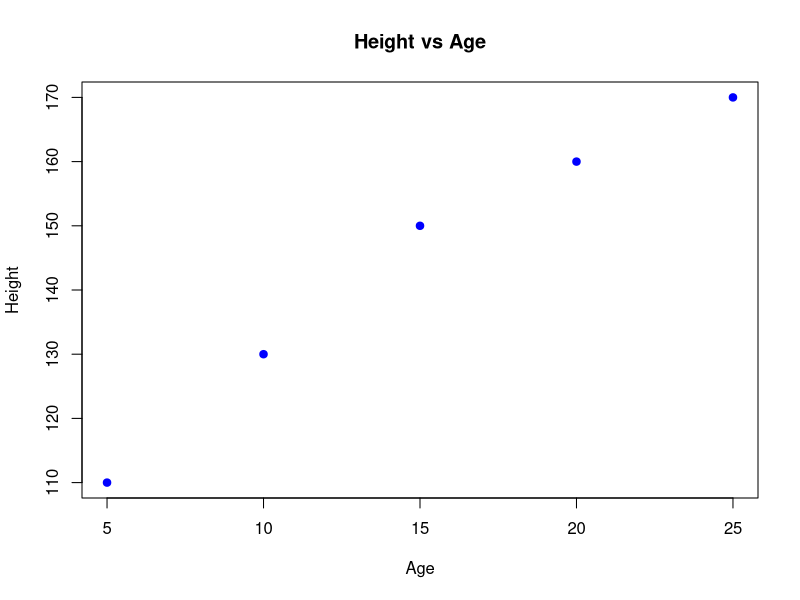
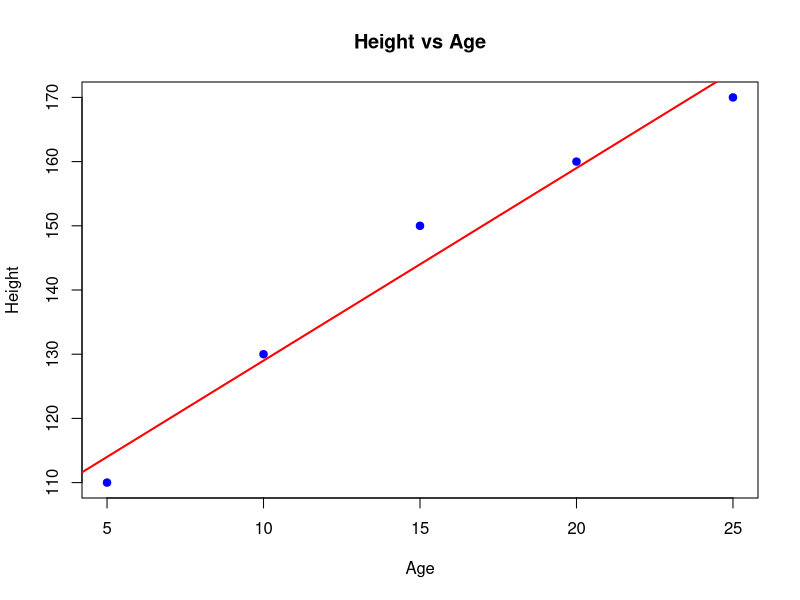
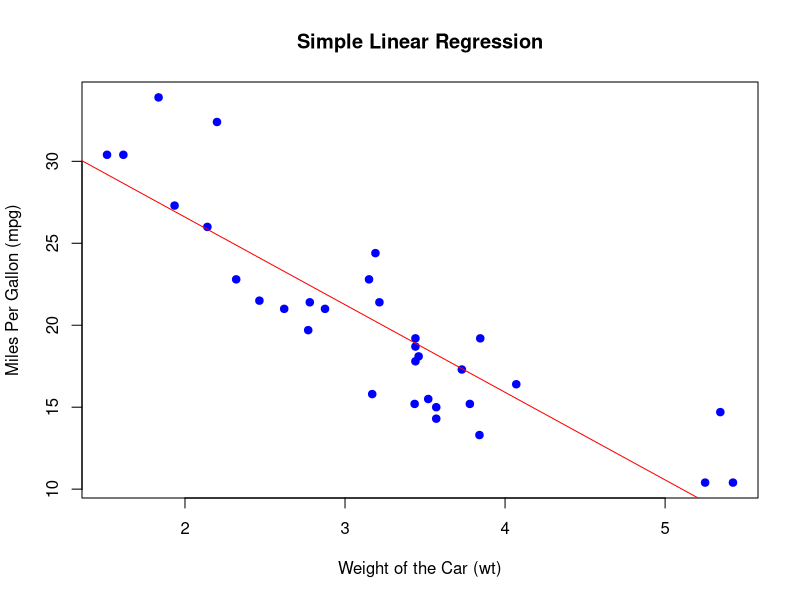
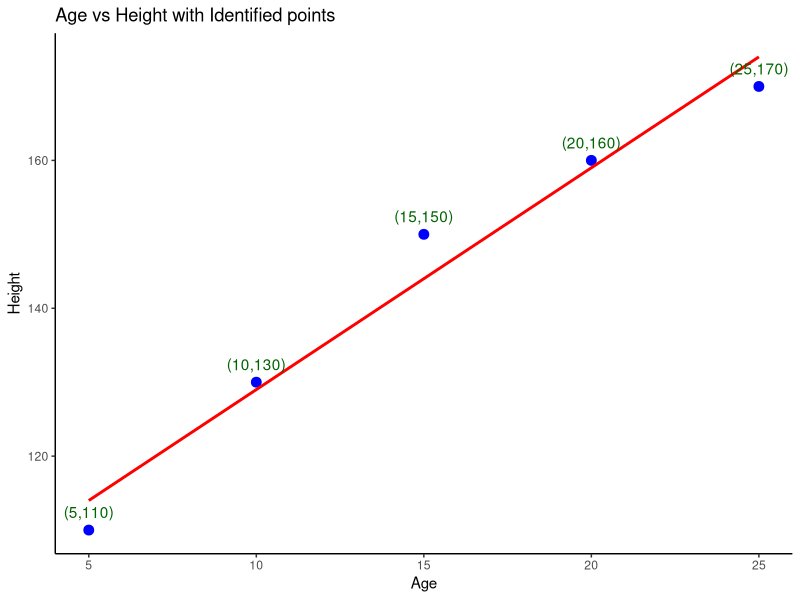
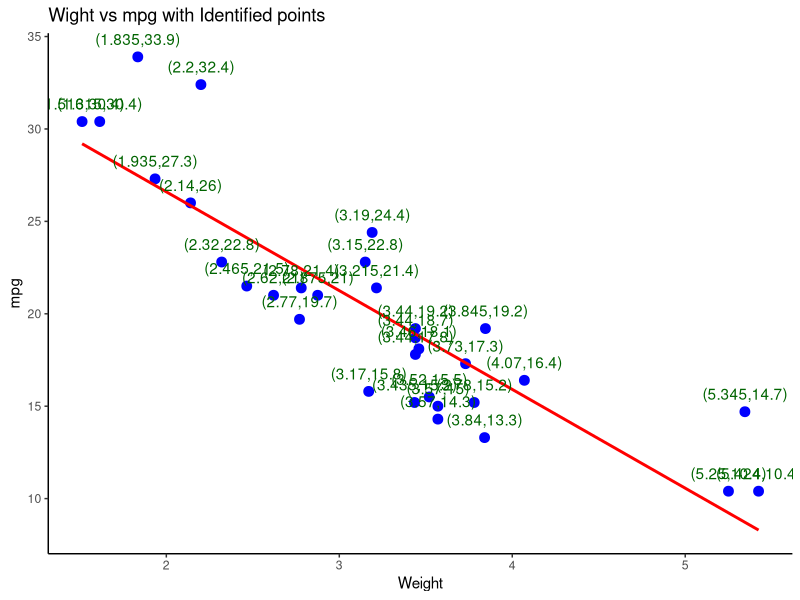

Write the R code that produced these figures, in order.
## ---- chunk 1
# Creating a sample data set
age = c(5, 10, 15, 20, 25)
height = c(110, 130, 150, 160, 170)

# Fitting a linear regression data set
model_1 <- lm(height ~ age)
## ---- chunk 2
summary(model_1)
## ---- chunk 3
# Load the mtcars dataset
data(mtcars)
# View the first few rows of the dataset
head(mtcars)
## ---- chunk 4
# Fit the linear regression model
model_2 <- lm(mpg ~ wt, data = mtcars)
## ---- chunk 5
# Get the summary of the model
summary(model_2)
## ---- chunk 6
# Scatter plot of age vs height 
plot(age, height,
     main = "Height vs Age", 
     xlab = "Age",
     ylab = "Height",pch=19,
     col = "blue"
       )
## ---- chunk 7
# Scatter plot of age vs height 
plot(age, height,
     main = "Height vs Age", 
     xlab = "Age",
     ylab = "Height",pch=19,
     col = "blue"
       )

# Adding a regression line 
abline(model_1, col="red", lwd=2)
## ---- chunk 8
# Plot the data points
plot(mtcars$wt, mtcars$mpg, 
     main = "Simple Linear Regression", 
     xlab = "Weight of the Car (wt)", 
     ylab = "Miles Per Gallon (mpg)", 
     pch = 19, col = "blue")

# Add the regression line
abline(model_2, col = "red")
## ---- chunk 9
# Predict mpg for a car that weighs 3.5 tons
new_data <- data.frame(wt = 3.5)
predicted_mpg <- predict(model_2, new_data)
print(paste("Predicted MPG for a car weighing 3.5 tons:", round(predicted_mpg, 2)))
## ---- chunk 10
summary(model_1)
## ---- chunk 11
# Calculate the confidence interval 
confint(model_1)
## ---- chunk 12
library(ggplot2)

# Create the data set
height_data <- data.frame(
  age = c(5, 10, 15, 20, 25),
  height = c(110, 130, 150, 160, 170)
)

# Plot the and label the points 
ggplot(height_data, 
       aes(x = age, y = height)) + 
  geom_point(color = "blue", size=3) + # for scatter plot 
  geom_smooth(method = "lm", color="red", se = FALSE) + # regression line 
  geom_text(
    aes(label = paste("(", age, ",", height, ")", sep="")),
    vjust = -1, color = "darkgreen") + # For interactiveness 
  labs(
    title = "Age vs Height with Identified points", 
    x = "Age", 
    y = "Height"
    ) + 
  theme_classic()
## ---- chunk 13
library(ggplot2)

# Load the data
data(mtcars)

# Plotting
ggplot(mtcars, 
       aes(x = wt, y = mpg)) + 
  geom_point(color = "blue", size=3) + # for scatter plot 
  geom_smooth(method = "lm", color="red", se = FALSE) + # regression line 
  geom_text(
    aes(label = paste("(", wt, ",", mpg, ")", sep="")),
    vjust = -1, color = "darkgreen") + # For interactiveness 
  labs(
    title = "Wight vs mpg with Identified points", 
    x = "Weight", 
    y = "mpg"
    ) + 
  theme_classic()
